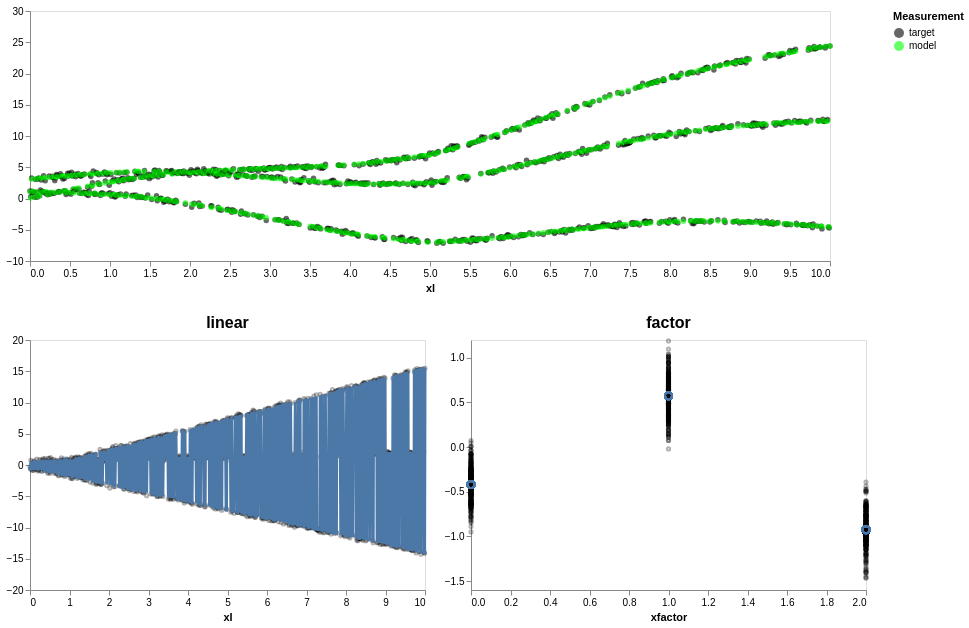

Here is the notebook cell this chart was saved with:
### Code cell
plot_interactive(model=model, X=X, y=y, xcol='xl', show_splines=['factor', 'linear'], width=800, height=500)

### Figure 1 — Vega-Lite specification as saved in the notebook (floating-point values rounded to 4 significant figures; data arrays with more than 128 entries replaced by an {"elided": "..."} marker saying what was removed)
{"config": {"view": {"continuousWidth": 300, "continuousHeight": 300}, "axis": {"grid": false}, "title": {"fontSize": 16}}, "vconcat": [{"layer": [{"mark": {"type": "circle", "opacity": 0.6}, "encoding": {"color": {"field": "Measurement", "scale": {"domain": ["target", "model"], "range": ["black", "lime"]}, "type": "nominal"}, "tooltip": [{"field": "__id__", "type": "quantitative"}, {"field": "xl", "type": "quantitative"}, {"field": "target", "type": "quantitative"}, {"field": "model", "type": "quantitative"}], "x": {"field": "xl", "title": "xl", "type": "quantitative"}, "y": {"field": "Value", "title": "", "type": "quantitative"}}, "name": "view_fb1cd8280d41e588_0", "transform": [{"fold": ["target", "model"], "as": ["Measurement", "Value"]}]}, {"mark": {"type": "circle", "color": "red", "size": 200}, "encoding": {"opacity": {"condition": {"param": "param_c4f3ff4a26f6b7b6", "value": 1, "empty": false}, "value": 0}, "x": {"field": "xl", "type": "quantitative"}, "y": {"field": "model", "type": "quantitative"}}}], "data": {"name": "data-5e8cb9bf0d7f15513fc07851989ceee2"}, "height": 250.0, "width": 800}, {"hconcat": [{"layer": [{"data": {"name": "data-5e8cb9bf0d7f15513fc07851989ceee2"}, "mark": {"type": "point", "color": "black", "opacity": 0.3, "size": 10}, "encoding": {"x": {"field": "x_linear", "title": "xl", "type": "quantitative"}, "y": {"field": "resid_linear", "title": "", "type": "quantitative"}}, "name": "view_edb126e2a19ecaee_0", "title": "linear"}, {"data": {"name": "data-5e8cb9bf0d7f15513fc07851989ceee2"}, "mark": {"type": "line", "strokeWidth": 3}, "encoding": {"x": {"field": "x_linear", "type": "quantitative"}, "y": {"field": "val_linear", "type": "quantitative"}}}, {"data": {"name": "data-5e8cb9bf0d7f15513fc07851989ceee2"}, "mark": {"type": "circle", "color": "red", "size": 200}, "encoding": {"opacity": {"condition": {"param": "param_c4f3ff4a26f6b7b6", "value": 1, "empty": false}, "value": 0}, "x": {"field": "x_linear", "title": "xl", "type": "quantitative"}, "y": {"field": "val_linear", "type": "quantitative"}}, "title": "linear"}], "height": 250.0, "width": 395.0}, {"layer": [{"mark": {"type": "point", "color": "black", "opacity": 0.3, "size": 10}, "encoding": {"x": {"field": "x_factor", "title": "xfactor", "type": "quantitative"}, "y": {"field": "resid_factor", "title": "", "type": "quantitative"}}, "name": "view_9c9d089bbdb4a03a_0", "title": "factor"}, {"mark": {"type": "point", "size": 50}, "encoding": {"x": {"field": "x_factor", "title": "xfactor", "type": "quantitative"}, "y": {"field": "val_factor", "type": "quantitative"}}, "title": "factor"}, {"mark": {"type": "circle", "color": "red", "size": 200}, "encoding": {"opacity": {"condition": {"param": "param_c4f3ff4a26f6b7b6", "value": 1, "empty": false}, "value": 0}, "x": {"field": "x_factor", "title": "xfactor", "type": "quantitative"}, "y": {"field": "val_factor", "type": "quantitative"}}, "title": "factor"}], "data": {"name": "data-5e8cb9bf0d7f15513fc07851989ceee2"}, "height": 250.0, "width": 395.0}], "spacing": 10}], "params": [{"name": "param_c4f3ff4a26f6b7b6", "select": {"type": "point", "fields": ["__id__"], "nearest": true, "on": "mouseover"}, "views": ["view_fb1cd8280d41e588_0", "view_edb126e2a19ecaee_0", "view_9c9d089bbdb4a03a_0"]}], "$schema": "https://vega.github.io/schema/vega-lite/v6.1.0.json", "datasets": {"data-5e8cb9bf0d7f15513fc07851989ceee2": {"elided": "1000 records"}}}
